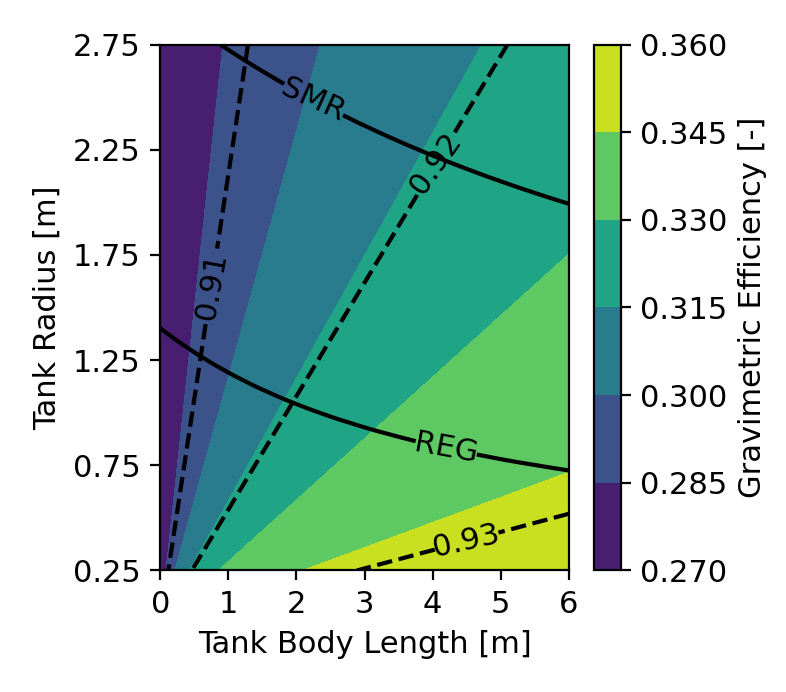
#> input picture data/geometry/phase_gas.png, 786 x 692 px; its folder holds only this picture in this run
$ python -i plot_sensitivity_results.py   (imports and definitions only)
#> lines starting #> are read from the running program, lines starting #| are printed output that depends on the picture
#!/usr/bin/env python3
"""
Quick visualisation of pressure-buffer sensitivity study results.

Produces a single figure saved to the output directory (and shown interactively
if a display is available).  Run from any directory:

    python optimization/pressure_buffer_opt/plot_sensitivity_results.py
"""

from __future__ import annotations

import csv
import sys
from collections import defaultdict
from pathlib import Path

# ---------------------------------------------------------------------------
# Project root on path so src imports resolve
# ---------------------------------------------------------------------------
_HERE = Path(__file__).resolve()
PROJECT_ROOT = _HERE.parents[2]
if str(PROJECT_ROOT) not in sys.path:
    sys.path.insert(0, str(PROJECT_ROOT))

from src.plotting.plot_style_sb import (
    configure_plot_style,
    DONKERBLAUW,
    KONINGSBLAUW,
    BOSGROEN,
    DONKERGRIJS,
    TURKOOIS,
)

import matplotlib.pyplot as plt
import matplotlib.gridspec as gridspec
import numpy as np

# ---------------------------------------------------------------------------
# Paths
# ---------------------------------------------------------------------------
OUTPUT_DIR = Path(__file__).parent / "output"
SUMMARY_CSV = OUTPUT_DIR / "pressure_buffer_sensitivity_summary.csv"
FIGURE_PATH = OUTPUT_DIR / "pressure_buffer_sensitivity_results.png"

# ---------------------------------------------------------------------------
# Load data
# ---------------------------------------------------------------------------
# [12 lines left out: function load_summary, not called in this run]

# ---------------------------------------------------------------------------
# Helpers
# ---------------------------------------------------------------------------
def _floats(series: list[str]) -> np.ndarray:
    return np.array([float(v) if v != "" else float("nan") for v in series])

def _ints(series: list[str]) -> np.ndarray:
    return np.array([int(v) for v in series])

# [5 lines that did not run here, left out]

# ---------------------------------------------------------------------------
# Build figure
# ---------------------------------------------------------------------------
def plot(data: dict[str, dict[str, list]]) -> plt.Figure:
    configure_plot_style(palette="delft", style="white", context="paper")

    objective_order = [
        "gravimetric_efficiency",
        "vent_time_after_mission_s",
        "volumetric_efficiency",
    ]

    fig = plt.figure(figsize=(15, 10))
    gs = gridspec.GridSpec(
        2, 3,
        figure=fig,
        hspace=0.42,
        wspace=0.38,
        left=0.07, right=0.97,
        top=0.91, bottom=0.08,
    )

    # ------------------------------------------------------------------
    # Row 0 — objective value vs iteration (one panel per objective)
    # ------------------------------------------------------------------
    ax_obj: list[plt.Axes] = []
    for col_idx, obj_name in enumerate(objective_order):
        ax = fig.add_subplot(gs[0, col_idx])
        ax_obj.append(ax)

        if obj_name not in data:
            ax.text(0.5, 0.5, "No data", ha="center", va="center", transform=ax.transAxes)
            continue

        d = data[obj_name]
        iters = _ints(d["iteration"])
        obj_vals = _floats(d["objective_value"])
        label_str, sense_str, colour = OBJECTIVE_LABELS[obj_name]

        # Convert vent time to hours for readability
        display_vals = obj_vals / 3600.0 if obj_name == "vent_time_after_mission_s" else obj_vals

        ax.plot(iters, display_vals, marker="o", color=colour, linewidth=2,
                markersize=6, zorder=3)
        ax.fill_between(iters, display_vals, display_vals.min() - 0.001,
                        alpha=0.08, color=colour)

        # Annotate start and end
        ax.annotate(f"{display_vals[0]:.4f}",
                    xy=(iters[0], display_vals[0]),
                    xytext=(8, 6), textcoords="offset points",
                    fontsize=8, color=DONKERGRIJS)
        if not np.all(np.isnan(display_vals)):
            ax.annotate(f"{display_vals[-1]:.4f}",
                        xy=(iters[-1], display_vals[-1]),
                        xytext=(8, -12), textcoords="offset points",
                        fontsize=8, color=colour)

        # Flag flat vent-time
        if obj_name == "vent_time_after_mission_s" and np.all(display_vals == display_vals[0]):
            ax.text(0.5, 0.5, "⚠ Zero sensitivity\n(geometry insensitive\nto vent time here)",
                    ha="center", va="center", transform=ax.transAxes,
                    fontsize=8, color="#cc4444",
                    bbox=dict(boxstyle="round,pad=0.3", fc="white", ec="#cc4444", alpha=0.8))

        ax.set_xlabel("Iteration")
        ax.set_ylabel(label_str)
        ax.set_title(f"{sense_str} {label_str.split('[')[0].strip()}", fontsize=10, fontweight="bold")
        ax.set_xticks(iters)
        ax.grid(axis="y", linestyle=":", alpha=0.4)

        # Delta annotation
        delta = display_vals[-1] - display_vals[0]
        sign = "+" if delta >= 0 else ""
        ax.text(0.97, 0.06, f"Δ = {sign}{delta:.4f}",
                ha="right", va="bottom", transform=ax.transAxes,
                fontsize=8, color=colour,
                bbox=dict(boxstyle="round,pad=0.2", fc="white", ec=colour, alpha=0.7))

    # ------------------------------------------------------------------
    # Row 1, left — design-space trajectory (radius vs length scale)
    # ------------------------------------------------------------------
    ax_traj = fig.add_subplot(gs[1, 0])
    markers = {"gravimetric_efficiency": "s", "volumetric_efficiency": "^", "vent_time_after_mission_s": "o"}

    for obj_name in objective_order:
        if obj_name not in data:
            continue
        d = data[obj_name]
        rs = _floats(d["radius_scale"])
        ls = _floats(d["length_scale"])
        iters = _ints(d["iteration"])
        label, _, colour = OBJECTIVE_LABELS[obj_name]

        ax_traj.plot(rs, ls, color=colour, linewidth=1.5, alpha=0.6)
        sc = ax_traj.scatter(rs, ls, c=iters, cmap="gray_r", marker=markers[obj_name],
                             s=60, zorder=4, label=label.split("[")[0].strip(),
                             edgecolors=colour, linewidths=1.2, vmin=0, vmax=4)

    ax_traj.set_xlabel("Radius scale [−]")
    ax_traj.set_ylabel("Length scale [−]")
    ax_traj.set_title("Design-space trajectory", fontsize=10, fontweight="bold")
    ax_traj.legend(fontsize=7, framealpha=0.8)
    ax_traj.axvline(1.0, color=DONKERGRIJS, linestyle=":", linewidth=1)
    ax_traj.axhline(1.0, color=DONKERGRIJS, linestyle=":", linewidth=1)
    ax_traj.text(1.002, 1.002, "baseline", fontsize=7, color=DONKERGRIJS)
    ax_traj.grid(linestyle=":", alpha=0.3)

    # Add colourbar for iteration
    cbar = plt.colorbar(sc, ax=ax_traj, pad=0.04)
    cbar.set_label("Iteration", fontsize=8)
    cbar.set_ticks([0, 1, 2, 3, 4])

    # ------------------------------------------------------------------
    # Row 1, middle — geometry at best point vs baseline (bar chart)
    # ------------------------------------------------------------------
    ax_geom = fig.add_subplot(gs[1, 1])

    best_rows: dict[str, dict] = {}
    for obj_name in objective_order:
        if obj_name not in data:
            continue
        d = data[obj_name]
        scores = _floats(d["objective_score"])
        best_idx = int(np.argmax(scores))
        best_rows[obj_name] = {k: v[best_idx] for k, v in d.items()}

    param_labels = ["Tank 1\nradius [m]", "Tank 1\nlength [m]", "Tank 2\nradius [m]", "Tank 2\nlength [m]"]
    param_keys   = ["tank_1_radius_m", "tank_1_length_m", "tank_2_radius_m", "tank_2_length_m"]

    x = np.arange(len(param_labels))
    width = 0.22
    offsets = [-1.5 * width, -0.5 * width, 0.5 * width, 1.5 * width]
    bar_labels = ["Baseline"] + [OBJECTIVE_LABELS[o][0].split("[")[0].strip() for o in objective_order]
    bar_colours = [DONKERGRIJS] + [OBJECTIVE_LABELS[o][2] for o in objective_order]

    # Baseline values from first row of any objective
    baseline_vals = []
    any_d = next(iter(data.values()))
    for pk in param_keys:
        baseline_vals.append(float(any_d[pk][0]))

    all_series = [baseline_vals] + [
        [float(best_rows[o][pk]) for pk in param_keys]
        for o in objective_order if o in best_rows
    ]

    for i, (series, lbl, col) in enumerate(zip(all_series, bar_labels, bar_colours)):
        ax_geom.bar(x + offsets[i], series, width, label=lbl, color=col,
                    edgecolor="black", linewidth=0.5)

    ax_geom.set_xticks(x)
    ax_geom.set_xticklabels(param_labels, fontsize=8)
    ax_geom.set_ylabel("Value [m]")
    ax_geom.set_title("Best geometry vs baseline", fontsize=10, fontweight="bold")
    ax_geom.legend(fontsize=7, framealpha=0.8)
    ax_geom.grid(axis="y", linestyle=":", alpha=0.4)

    # ------------------------------------------------------------------
    # Row 1, right — objective improvement summary (horizontal bars)
    # ------------------------------------------------------------------
    ax_sum = fig.add_subplot(gs[1, 2])

    summary_labels, pct_improvements, colours = [], [], []
    for obj_name in objective_order:
        if obj_name not in data:
            continue
        d = data[obj_name]
        obj_vals = _floats(d["objective_value"])
        sense = OBJECTIVE_DEFS_SENSE[obj_name]
        baseline_v = obj_vals[0]
        best_v = obj_vals[np.argmax(_floats(d["objective_score"]))]
        if baseline_v != 0:
            pct = (best_v - baseline_v) / abs(baseline_v) * 100.0
        else:
            pct = 0.0
        if sense == "min":
            pct = -pct  # flip so positive = improvement for min objectives
        label, _, colour = OBJECTIVE_LABELS[obj_name]
        summary_labels.append(label.split("[")[0].strip())
        pct_improvements.append(pct)
        colours.append(colour)

    y_pos = np.arange(len(summary_labels))
    ax_sum.barh(y_pos, pct_improvements, color=colours,
                edgecolor="black", linewidth=0.5)

    for i, (pct, lbl) in enumerate(zip(pct_improvements, summary_labels)):
        sign = "+" if pct >= 0 else ""
        ax_sum.text(pct + 0.005, i, f"{sign}{pct:.3f}%",
                    va="center", ha="left" if pct >= 0 else "right",
                    fontsize=9, color="#333333")

    ax_sum.axvline(0, color="black", linewidth=0.8)
    ax_sum.set_yticks(y_pos)
    ax_sum.set_yticklabels(summary_labels, fontsize=9)
    ax_sum.set_xlabel("Improvement vs baseline [%]")
    ax_sum.set_title("Overall improvement\n(4 steps from baseline)", fontsize=10, fontweight="bold")
    ax_sum.grid(axis="x", linestyle=":", alpha=0.4)

    # ------------------------------------------------------------------
    # Figure title
    # ------------------------------------------------------------------
    fig.suptitle(
        "Pressure Buffer System — Sensitivity-Step Optimisation (First Results)\n"
        "Base: CH2 (800 bar) + CCH2 (400 bar) · Valve 16/30 bar · Vent = 1.5 × P_init",
        fontsize=11, fontweight="bold", y=0.98,
    )

    return fig


# ---------------------------------------------------------------------------
# Objective sense table (needed by plot())
# ---------------------------------------------------------------------------
OBJECTIVE_DEFS_SENSE = {
    "gravimetric_efficiency":    "max",
    "volumetric_efficiency":     "max",
    "vent_time_after_mission_s": "max",
}


# ---------------------------------------------------------------------------
# Print quick text summary
# ---------------------------------------------------------------------------
# [92 lines left out: functions print_summary, main, not called in this run]


# [2 lines not run here, left out]

>>> import cv2
>>> picture = cv2.imread('../../data/geometry/phase_gas.png', cv2.IMREAD_GRAYSCALE)
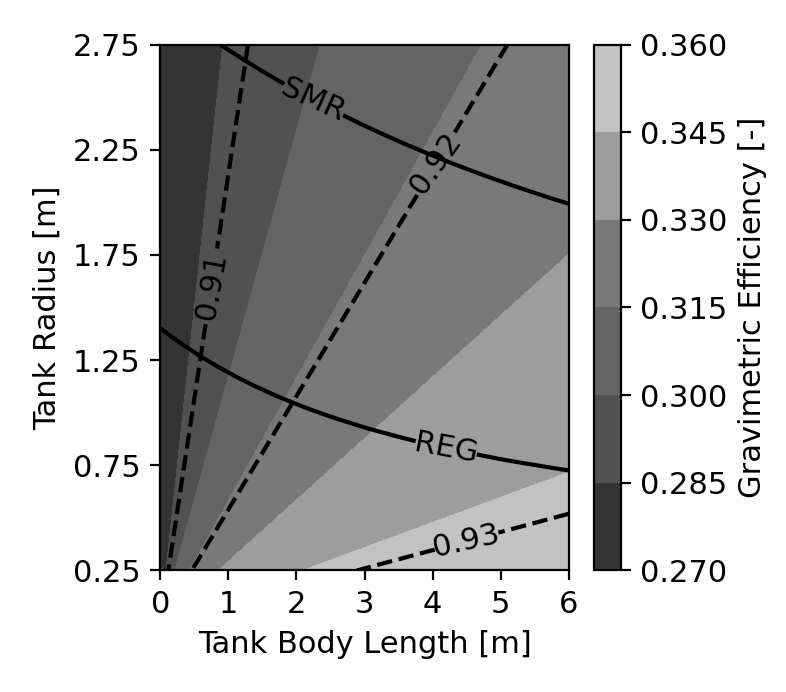
#> picture: shape (692, 786); min 0, max 255, mean 186.8
#> (the run stopped early here; a loop or call above may not have finished)

$ run again, on data/geometry/phase_two_drain_gas.png
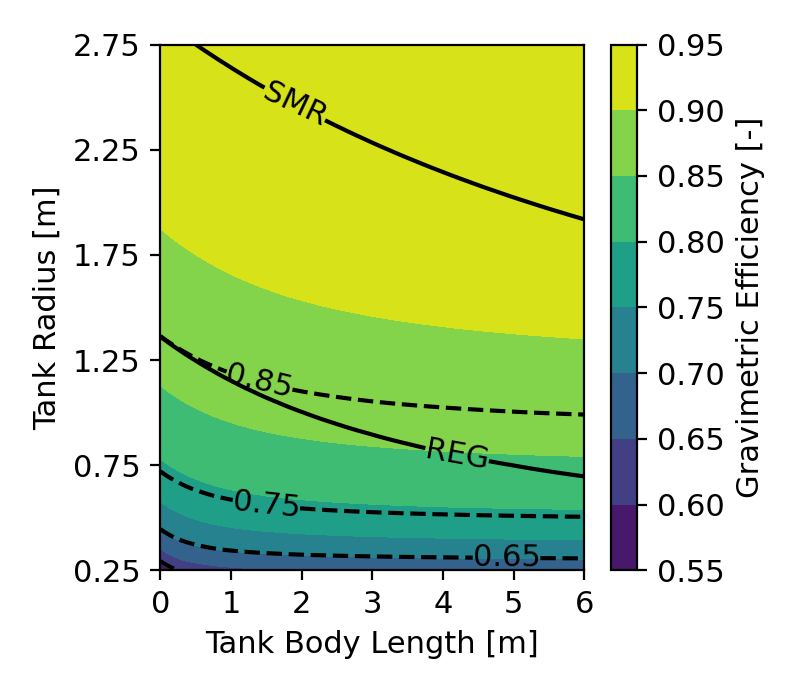
#> input picture data/geometry/phase_two_drain_gas.png, 786 x 692 px
#> `picture = cv2.imread('../../data/geometry/phase_gas.png', cv2.IMREAD_G..`:
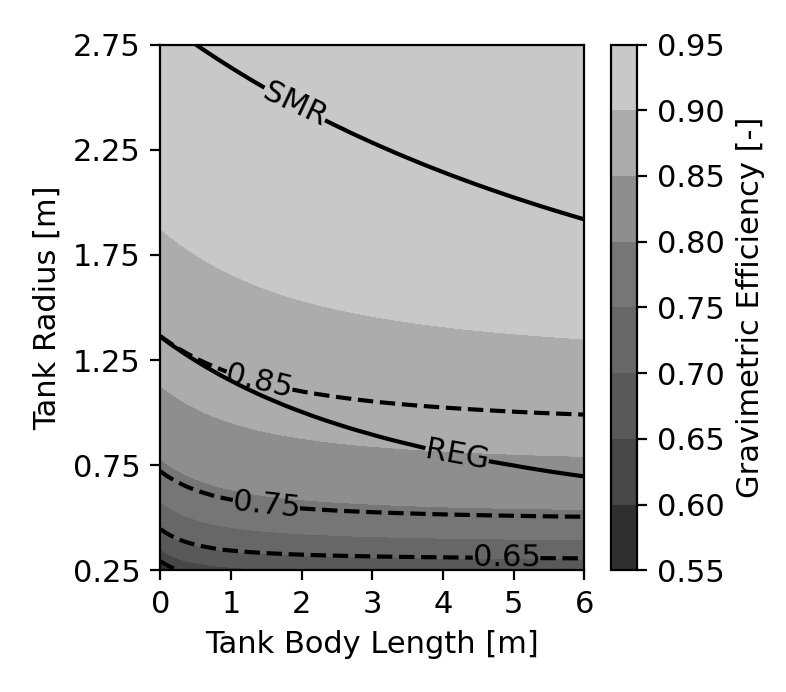
#> picture: shape (692, 786); min 0, max 255, mean 207.3
